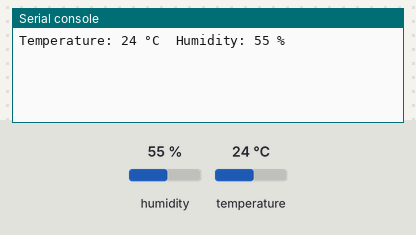
Recording of a program running on a simulated ESP32 board running MicroPython. On the bench: the last lines printed to the serial console. Inputs (shaded band) come from the test bench; at power-on: humidity 55 %, temperature 24 °C.

Above: at 1.2 s.
1.3 s: humidity set to 22 %
At 2.8 s:
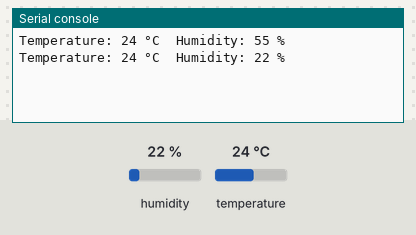
4.0 s: temperature set to 12 °C
At 5.1 s:
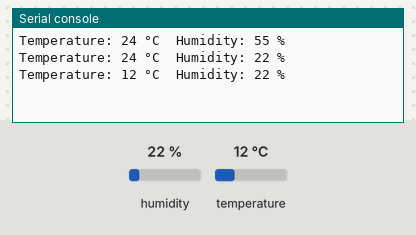
6.7 s: humidity set to 40 %
At 8.7 s:
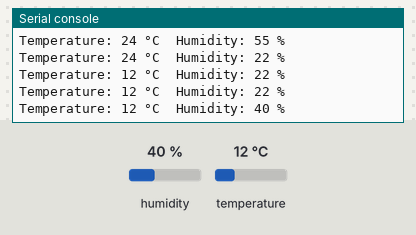
Timing chart, 0 to 10.2 s (numbered marks = the images above; inputs shaded):
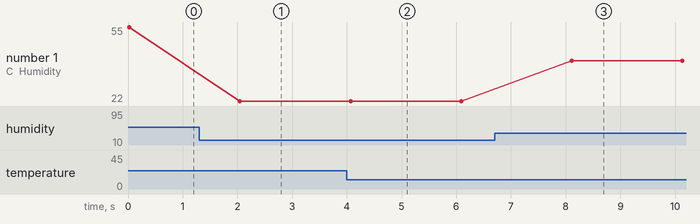

The program:

KY015_DHT11.py
```python
import dht
import machine
import time

sensor = dht.DHT11(machine.Pin(4))

while True:
    try:
        sensor.measure()
        temp = sensor.temperature()
        humidity = sensor.humidity()
        print("Temperature:", temp, "°C", " Humidity:", humidity, "%")
    except OSError as e:
        print("Failed to read sensor.")
    time.sleep(2)
```

Measured:
- after the input at 1.3 s, the serial console: prints a new line after 0.75 s (image 1)
- after the input at 4.0 s, the serial console: prints a new line after 0.07 s (image 2)
- after the input at 6.7 s, the serial console: prints a new line after 1.4 s (image 3)
- plotted number 1: 55 → 22 after the input at 1.3 s, 22 → 40 after the input at 6.7 s
